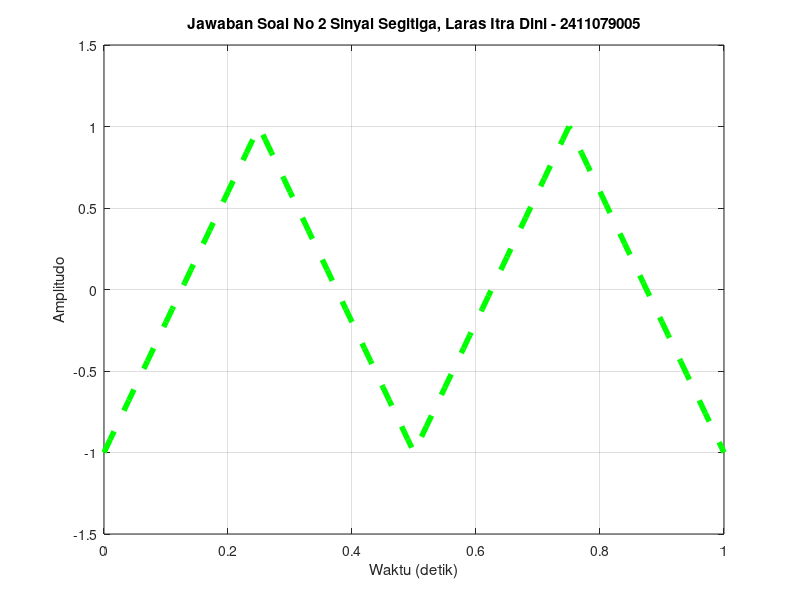

This figure's MATLAB source:
% Parameter sinyal
f = 2;             % Frekuensi (Hz)
A = 1;             % Amplitudo puncak (Volt)
T = 1;             % Periode (detik)
t = 0:0.01:T;

% Persamaan sinyal segitiga (sawtooth)
v = A * sawtooth(2 * pi * f * t, 0.5);

% Plot sinyal dengan garis putus-putus
figure;
plot(t, v, 'g--', 'LineWidth', 4);  % 'b--' untuk garis biru putus-putus
grid on;
title('Jawaban Soal No 2 Sinyal Segitiga, Laras Itra Dini - 2411079005');
xlabel('Waktu (detik)');
ylabel('Amplitudo');

% Menentukan rentang sumbu Y antara -1.5 V hingga 1.5 V
axis([0 T -1.5 1.5]);
